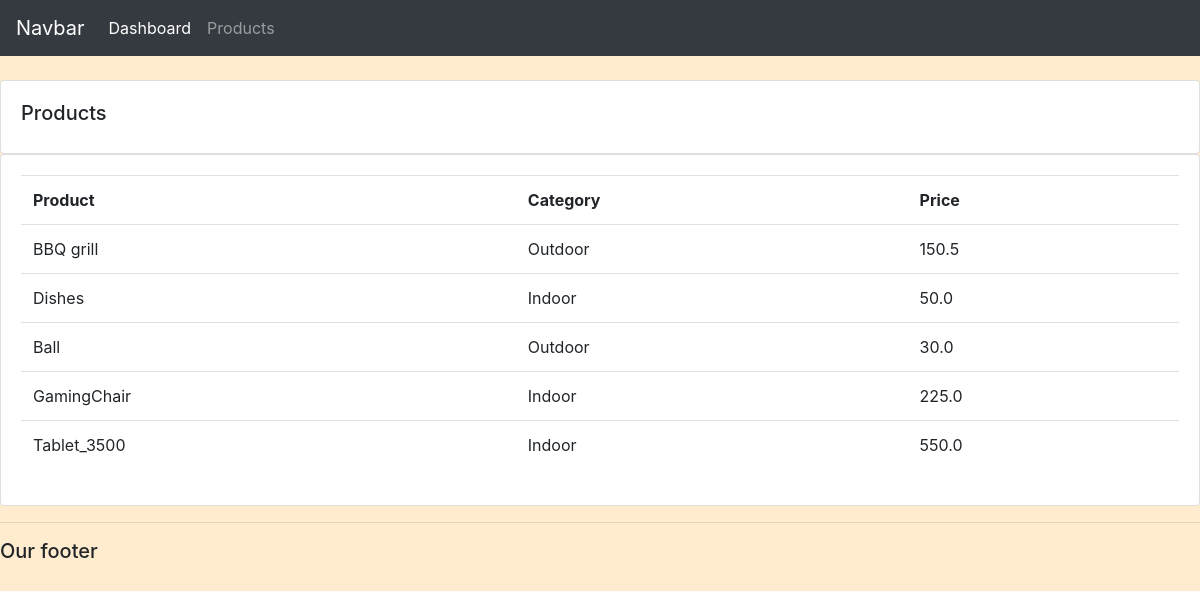
Screenshot of /products/ with the database file from the repository.
### accounts/models.py (models this page shows, shortened)
class Product(models.Model):
    CATEGORY = (
               ('Indoor', 'Indoor'),
               ('Outdoor', 'Outdoor'),
               )
    name = models.CharField(max_length = 200, null=True)
    price = models.FloatField(null=True)
    category = models.CharField(max_length = 200, null=True, choices = CATEGORY)
    description = models.CharField(max_length = 200, null=True,blank=True)
    date_created = models.DateTimeField(auto_now_add=True, null=True)
    tags = models.ManyToManyField(Tag)

### accounts/views.py (the view)
# urls.py: path('products/', views.products,name='products'),
def products(request):
    products = Product.objects.all()
    return render(request, 'accounts/products.html', {'products':products})

### accounts/templates/accounts/products.html
{% extends 'accounts/main.html' %}
{% block content %}
        <br>
        <div class="row">
                <div class="col-md">
                        <div class = "card card-body">
                                <h5>Products</h5>
                        </div>
                        <div class="card card-body">
                                <table class="table">
                                        <tr>
                                                <th>Product</th>
                                                <th>Category</th>
                                                <th>Price</th>
                                        </tr>
                                        {% for i in products %}
                                                <tr>
                                                        <td>{{i.name}}</td>
                                                        <td>{{i.category}}</td>
                                                        <td>{{i.price}}</td>
                                                </tr>
                                        {% endfor %}
                                </table>
                        </div>
                </div>
        </div>
{% endblock content %}

### static/css/main.css (style rules this page uses)
body { background-color: blanchedalmond; }

### rows the page displays
Product: name "BBQ grill", category "Outdoor", price "150.5"
Product: name "Dishes", category "Indoor", price "50.0"
Product: name "Ball", category "Outdoor", price "30.0"
Product: name "GamingChair", category "Indoor", price "225.0"
Product: name "Tablet_3500", category "Indoor", price "550.0"
